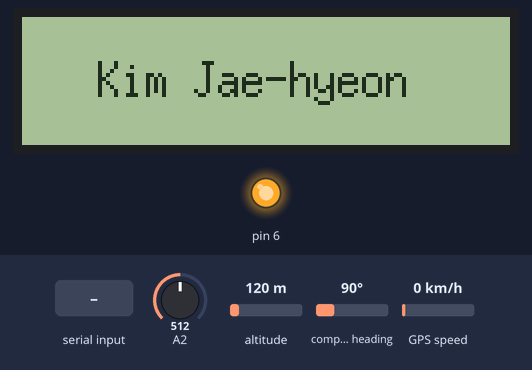
Bench run of a sketch on a simulated Arduino Uno, built for the host (arithmetic inside an expression is 32-bit, double 64-bit). Parts: 122×32 one-colour display, output pins drawn as LEDs (lit = HIGH). The inputs (shaded band) are chosen by the test bench; at power-on: altitude 120 m, A2 = 512, compass heading 90°, GPS speed 0 km/h. The local clock reads 2024-03-15 10:24:30 at power-on unless the sketch sets it; the GPS gets a fix after 3 s at 37.7749, -122.4194 with 8 satellites; what the sketch prints to the serial monitor is not drawn.

Above: at 3.3 s.
At 6.46 s:
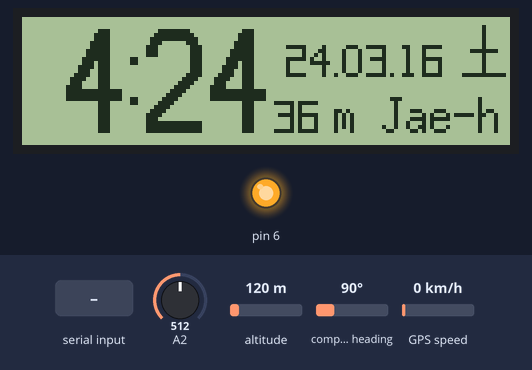
6.5 s: altitude set to 20 m
At 8.27 s:
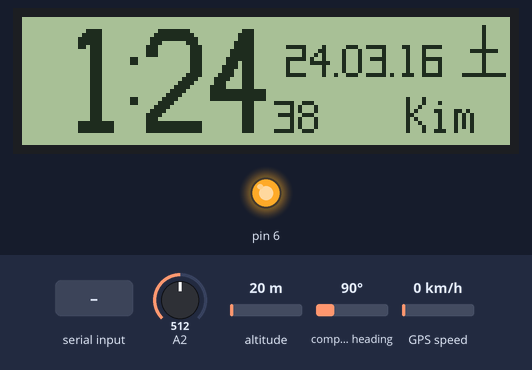
8.3 s: A2 set to 610
At 9.3 s:
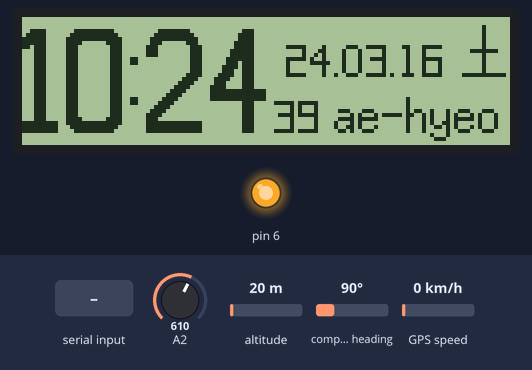
10.2 s: A2 set to 716
At 11.27 s:
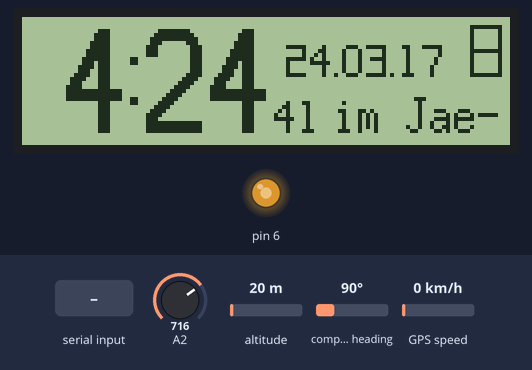
12.1 s: compass heading set to 7°
14.1 s: altitude set to 0 m
16.1 s: "X" received over Serial
Timing chart, 0 to 19.1 s (numbered marks = the images above; inputs shaded):
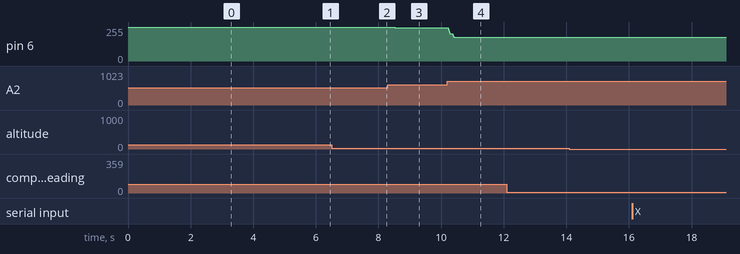

The sketch:

kjh_LCD12232_CLOCK_RTC_GPS.ino
```cpp
/**********************************************************
   Title : LCD12232 DIGITAL CLOCK using RTC, GPS
   Date : 2020.03.25.
   Author : Park Yongjoon
 **********************************************************/
#include <Arduino.h>
#include <U8g2lib.h>
#include <DS1307RTC.h>
#include <TimeLib.h>
#include <TinyGPS++.h>
#include "font.h"

#define USEWIFI
//#define USEGPS

//스크롤에서 한번에 표시할 글자 수 지정
#define SCRLWIDTH 7

//스크롤 스피드 지정. 기본5 숫자가 클수록 느림
#define SCRLSPEED 8

//스크롤 글자 내용 지정
String tname = "Kim Jae-hyeon";

//----------------------------------------
//백라이트 밝기가 변하는 속도 클수록 늦음
#define BRIGHT_INTERVAL 10

#ifdef USEWIFI
#define SYNKDISPLAYTIME 3660  //GPS일경우 3초, WIFI일경우 3660초
#endif

#ifdef USEGPS
#define SYNKDISPLAYTIME 3  //GPS일경우 3초, WIFI일경우 3660초
#endif

#define WidthBigNum 14
#define WidthBigNum1 9
#define WidthBigColon 2
#define HeightBigNum 26

#define WidthSmallNum 5
#define WidthSmalldot 1
#define HeightSmallNum 8

#define WidthWeek  11
#define HeightWeek  13

#define PosH1     0,3
#define PosH      11,3
#define PosColon  27,3
#define PosM10    31,3
#define PosM1     47,3
#define Posy10    66,7
#define Posy1     72,7
#define Posydot   78,7
#define Posm10    80,7
#define Posm1     86,7
#define Posmdot   92,7
#define Posd10    94,7
#define Posd1     100,7
#define Poss10    63,21
#define Poss1     69,21

#define PosWeek   110, 2

#define Postxt    78,29


/////////////////여기부터 수정 금지 /////////////////////
String text;
uint8_t scrCnt = 0, scrPreCnt = 0;

U8G2_SED1520_122X32_F u8g2(U8G2_R2, 11, 3, 12, A0, A3, 8, 7, 4, /*rs=*/ 9, /*e1=*/ 10, /*e2=*/ 5, /* reset=*/  2);   // Set R/W to low!
u8g2_uint_t offset, width;
tmElements_t tm, gm;
time_t rtcTime, gpsTime, buttonTime, pGpsTime = 0;
TinyGPSPlus gps;

boolean wifiset = false;
uint16_t cds, brightness = 255, brightSave=255;

void setup()
{
  int i;
  for (i = 1; i < SCRLWIDTH; i++) text.concat(' ');
  text.concat(tname);

  pinMode(6, OUTPUT);
  analogWrite(6, brightness);
  delay(500);
  Serial.begin(9600);

  u8g2.begin();

  RTC.read(tm);
  buttonTime = makeTime(tm);
  if (tm.Year < 48) RTC.set(1524787200); //2018년 이전이면 2018.04.27.00:00으로 셋

  //u8g2.setDisplayRotation(U8G2_R2);

  //LCD TEST

  u8g2.firstPage();
  for (i = 0; i < 5; i++) {
    do {
      u8g2.drawXBMP(i * 24, 0, WidthBigNum, HeightBigNum , chs_num[i]);
    } while ( u8g2.nextPage());
  }
  delay(500);
  //u8g2.firstPage();
  for (i = 0; i < 5; i++) {
    do {
      u8g2.drawXBMP(i * 24, 0, WidthBigNum, HeightBigNum , chs_num[i + 5]);
    } while ( u8g2.nextPage());
  }
  delay(500);
  u8g2.firstPage();
  for (i = 0; i < 7; i++) {
    do {
      u8g2.drawXBMP(i * 17, 0, WidthWeek, HeightWeek , chs_week[i]);
    } while ( u8g2.nextPage());
  }
  for (i = 0; i < 10; i++) {
    do {
      u8g2.drawXBMP(i * 12, 16, WidthSmallNum, HeightSmallNum , chs_num_small[i]);
    } while ( u8g2.nextPage());
  }
  delay(500);

  //u8g2.firstPage();
  for (i = 0; i < u8g2.getDisplayHeight(); i++) {
    do {
      u8g2.drawLine(0, 0, u8g2.getDisplayWidth(), u8g2.getDisplayHeight() - 1 - i);
      u8g2.drawLine(0, i, u8g2.getDisplayWidth() - 1, u8g2.getDisplayHeight() - 1);
    } while ( u8g2.nextPage());
  }
  delay(500);
  u8g2.setFont(u8g2_font_6x13_tr); //작은글자
  u8g2.firstPage();
  do {
    u8g2.drawStr(19, 20, &tname[0]);
  } while ( u8g2.nextPage());
  delay(2000);
}


void loop() {
  rtcTime = RTC.get();
  breakTime(rtcTime, tm);

  while (Serial.available()) {
    char c;
    c = Serial.read();
    Serial.write(c);

    if (gps.encode(c)) {
      if (gps.time.isValid()) {
        gm.Year = CalendarYrToTm(gps.date.year());
        gm.Month = gps.date.month();
        gm.Day = gps.date.day();
        gm.Hour = gps.time.hour();
        gm.Minute = gps.time.minute();
        gm.Second = gps.time.second();
#ifdef USEWIFI
        if (gps.time.hour() == 88) {
          wifiset = true;
        }
        else {
          wifiset = false;
          gpsTime = makeTime(gm) + 9 * 60 * 60;
          rtcTime = gpsTime;
          pGpsTime = gpsTime;
          RTC.set(gpsTime);
        } //End of else
#endif
#ifdef USEGPS
        if ((gm.Hour != 0) || (gm.Minute != 0) || (gm.Second != 0)) { //9:00로 초기화 되는 현상 막기 위함
          gpsTime = makeTime(gm) + 9 * 60 * 60;
          if (gpsTime - pGpsTime > 1) {  //1초에 한번만 rtcSet
            rtcTime = gpsTime;
            pGpsTime = gpsTime;
            RTC.set(gpsTime);
          }
        }
#endif
      } //End of gps.time.valid()
    }
  } //End of While

  flash();
}
```

flash.ino
```cpp
uint8_t weekday(tmElements_t *t)
/* Calculate day of week in proleptic Gregorian calendar. Sunday == 0. */
{
  uint8_t adjustment, mm, yy;
  adjustment = (14 - t->Month) / 12;
  mm = t->Month + 12 * adjustment - 2;
  yy = tmYearToCalendar(t->Year) - adjustment;
  return ((t->Day) + (13 * mm - 1) / 5 + yy + yy / 4 - yy / 100 + yy / 400 + 1) % 7;
}

void flash()
{
  uint16_t year;
  uint8_t i, month, day, hour, minute, second, week;
  uint16_t cds2;
  boolean syncFlash = false;
  boolean wifiFlash = false;
  String t_str;


  year = tmYearToCalendar(tm.Year);
  month = tm.Month;
  day = tm.Day;
  hour = tm.Hour;
  week = weekday(&tm);
  hour = hour % 12;
  if (hour == 0) hour = 12;
  minute = tm.Minute;
  second = tm.Second;
  syncFlash = ((rtcTime - gpsTime) <= SYNKDISPLAYTIME) || (second % 2);
  wifiFlash = (second % 2 == 0) && wifiset;

  u8g2.firstPage();
  do {
    if (hour / 10 == 1) u8g2.drawXBMP(PosH1, WidthBigNum1, HeightBigNum , chs_num10);
    else u8g2.drawXBMP(PosH1, WidthBigNum1, HeightBigNum , chs_space);
    u8g2.drawXBMP(PosH, WidthBigNum, HeightBigNum , chs_num[hour % 10]);
    if (syncFlash) u8g2.drawXBMP(PosColon, WidthBigColon, HeightBigNum , chs_colon);
    else u8g2.drawXBMP(PosColon, WidthBigColon, HeightBigNum , chs_space);
    u8g2.drawXBMP(PosM10, WidthBigNum, HeightBigNum , chs_num[minute / 10]);
    u8g2.drawXBMP(PosM1, WidthBigNum, HeightBigNum , chs_num[minute % 10]);

    u8g2.drawXBMP(Posy10, WidthSmallNum, HeightSmallNum, chs_num_small[year / 10 % 10]);
    u8g2.drawXBMP(Posy1, WidthSmallNum, HeightSmallNum, chs_num_small[year % 10]);
    u8g2.drawXBMP(Posydot, WidthSmalldot, HeightSmallNum, chs_dot_small);
    u8g2.drawXBMP(Posm10, WidthSmallNum, HeightSmallNum, chs_num_small[month / 10 % 10]);
    u8g2.drawXBMP(Posm1, WidthSmallNum, HeightSmallNum, chs_num_small[month  % 10]);
    u8g2.drawXBMP(Posmdot, WidthSmalldot, HeightSmallNum, chs_dot_small);
    u8g2.drawXBMP(Posd10, WidthSmallNum, HeightSmallNum, chs_num_small[day / 10 % 10]);
    u8g2.drawXBMP(Posd1, WidthSmallNum, HeightSmallNum, chs_num_small[day % 10]);

    u8g2.drawXBMP(Poss10, WidthSmallNum, HeightSmallNum, chs_num_small[second / 10 % 10]);
    u8g2.drawXBMP(Poss1, WidthSmallNum, HeightSmallNum, chs_num_small[second  % 10]);

    if (wifiFlash) u8g2.drawXBMP(PosWeek, WidthWeek, HeightWeek, chs_space);
    else u8g2.drawXBMP(PosWeek, WidthWeek, HeightWeek, chs_week[week]);


    i = scrCnt + SCRLWIDTH;
    if (i > text.length()) i = text.length();
    t_str = text.substring(scrCnt, i);
    u8g2.drawStr(Postxt, &t_str[0]);
  } while ( u8g2.nextPage());

  scrPreCnt++;
  if (scrPreCnt > SCRLSPEED) {
    scrCnt++;
    scrPreCnt = 0;
    cds = analogRead(2);
    cds2 = cds;
    if (cds < 600) cds2 = 600;
    if (cds > 900) cds2 = 900;
    brightness = map(cds2, 600, 900, 255, 51);
  }

  if (brightSave < brightness - BRIGHT_INTERVAL) brightSave += BRIGHT_INTERVAL;
  if (brightSave > brightness + BRIGHT_INTERVAL) brightSave -= BRIGHT_INTERVAL;
  if (brightSave < brightness) brightSave++;
  if (brightSave > brightness) brightSave--;

  analogWrite(6, brightSave);

  //Serial.print(brightSave);
  //Serial.print(" ");
  //Serial.println(brightness);

  if (scrCnt >=  text.length()) scrCnt = 0;
} //End of flash()
```

Source omitted: font.h (data table, 6857 bytes)

Measured:
- after the input at 8.3 s, pin 6: 255/255 → 249/255 after 0.18 s
- after the input at 10.2 s, pin 6: moves from 249/255 to 177/255 over 0.23 s, starting at once
- what the display in image 0 shows lasts 2.1 s, from 3.3 s to 5.4 s
